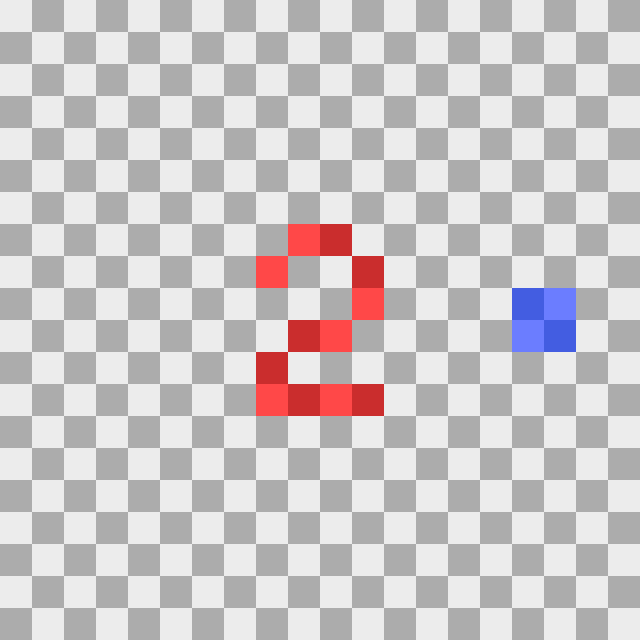

This is a level from a 2D game, rendered from its Tiled map with the project's own tilesets. A one-line summary and the complete map file follow:
An orthogonal 20x20 tile map with 32x32 px tiles, 1 tile layer (floor) and 3 objects (2x spawn_point, portal).

<map version="1.10" tiledversion="1.11.0" orientation="orthogonal" renderorder="right-down" width="20" height="20" tilewidth="32" tileheight="32" infinite="0" nextlayerid="3" nextobjectid="5">
 <tileset firstgid="1" name="base_tileset" tilewidth="32" tileheight="32" tilecount="6" columns="2">
  <image source="../tilesets/base_tileset.png" trans="000000" width="64" height="96" />
 </tileset>
 <layer id="1" name="floor" width="20" height="20">
  <data encoding="csv">
1,2,1,2,1,2,1,2,1,2,1,2,1,2,1,2,1,2,1,2,
2,1,2,1,2,1,2,1,2,1,2,1,2,1,2,1,2,1,2,1,
1,2,1,2,1,2,1,2,1,2,1,2,1,2,1,2,1,2,1,2,
2,1,2,1,2,1,2,1,2,1,2,1,2,1,2,1,2,1,2,1,
1,2,1,2,1,2,1,2,1,2,1,2,1,2,1,2,1,2,1,2,
2,1,2,1,2,1,2,1,2,1,2,1,2,1,2,1,2,1,2,1,
1,2,1,2,1,2,1,2,1,2,1,2,1,2,1,2,1,2,1,2,
2,1,2,1,2,1,2,1,2,3,4,1,2,1,2,1,2,1,2,1,
1,2,1,2,1,2,1,2,3,2,1,4,1,2,1,2,1,2,1,2,
2,1,2,1,2,1,2,1,2,1,2,3,2,1,2,1,6,5,2,1,
1,2,1,2,1,2,1,2,1,4,3,2,1,2,1,2,5,6,1,2,
2,1,2,1,2,1,2,1,4,1,2,1,2,1,2,1,2,1,2,1,
1,2,1,2,1,2,1,2,3,4,3,4,1,2,1,2,1,2,1,2,
2,1,2,1,2,1,2,1,2,1,2,1,2,1,2,1,2,1,2,1,
1,2,1,2,1,2,1,2,1,2,1,2,1,2,1,2,1,2,1,2,
2,1,2,1,2,1,2,1,2,1,2,1,2,1,2,1,2,1,2,1,
1,2,1,2,1,2,1,2,1,2,1,2,1,2,1,2,1,2,1,2,
2,1,2,1,2,1,2,1,2,1,2,1,2,1,2,1,2,1,2,1,
1,2,1,2,1,2,1,2,1,2,1,2,1,2,1,2,1,2,1,2,
2,1,2,1,2,1,2,1,2,1,2,1,2,1,2,1,2,1,2,1
</data>
 </layer>
 <objectgroup id="2" name="objects">
  <object id="1" name="main" type="spawn_point" x="320" y="320">
   <properties>
    <property name="link" type="int" value="0" />
   </properties>
   <point />
  </object>
  <object id="2" name="map_1" type="portal" x="512" y="288" width="64" height="64">
   <properties>
    <property name="link" type="int" value="1" />
   </properties>
  </object>
  <object id="4" name="map_1" type="spawn_point" x="448" y="288">
   <properties>
    <property name="link" type="int" value="1" />
   </properties>
   <point />
  </object>
 </objectgroup>
</map>
